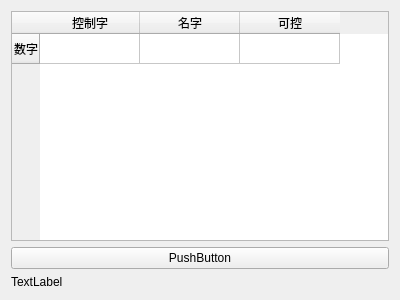
<?xml version="1.0" encoding="UTF-8"?>
<ui version="4.0">
 <class>FormTest</class>
 <widget class="QWidget" name="FormTest">
  <property name="geometry">
   <rect>
    <x>0</x>
    <y>0</y>
    <width>400</width>
    <height>300</height>
   </rect>
  </property>
  <property name="windowTitle">
   <string>Form</string>
  </property>
  <layout class="QVBoxLayout" name="verticalLayout">
   <item>
    <widget class="QTableWidget" name="tableWidget">
     <row>
      <property name="text">
       <string>数字</string>
      </property>
     </row>
     <column>
      <property name="text">
       <string>控制字</string>
      </property>
     </column>
     <column>
      <property name="text">
       <string>名字</string>
      </property>
     </column>
     <column>
      <property name="text">
       <string>可控</string>
      </property>
     </column>
     <item row="0" column="0">
      <property name="text">
       <string/>
      </property>
     </item>
     <item row="0" column="1">
      <property name="text">
       <string/>
      </property>
     </item>
     <item row="0" column="2">
      <property name="text">
       <string/>
      </property>
     </item>
    </widget>
   </item>
   <item>
    <widget class="QPushButton" name="pushButton">
     <property name="text">
      <string>PushButton</string>
     </property>
    </widget>
   </item>
   <item>
    <widget class="QLabel" name="label">
     <property name="text">
      <string>TextLabel</string>
     </property>
    </widget>
   </item>
  </layout>
 </widget>
 <resources/>
 <connections/>
</ui>
